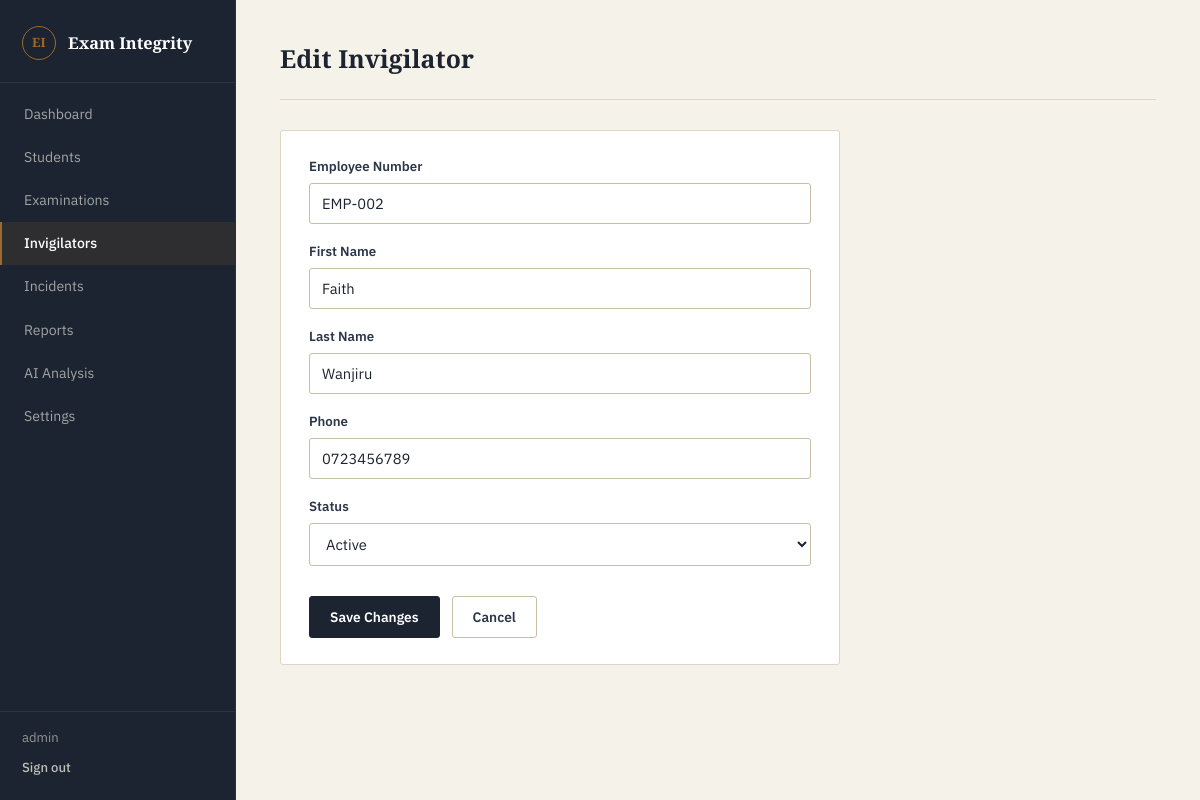
The app's page /admin/invigilators/edit/2 (signed in) with its own data.
### tables this page shows
CREATE TABLE invigilators (
            id INTEGER PRIMARY KEY AUTOINCREMENT,
            user_id INTEGER,
            employee_number TEXT UNIQUE NOT NULL,
            first_name TEXT NOT NULL,
            last_name TEXT NOT NULL,
            phone TEXT,
            status TEXT DEFAULT 'active' CHECK (status IN ('active', 'inactive')),
            created_at TIMESTAMP DEFAULT CURRENT_TIMESTAMP,
            FOREIGN KEY (user_id) REFERENCES users (id)
        );

### app.py (the view, shortened to what this page needs)
@app.route("/admin/invigilators/edit/<int:invigilator_id>", methods=["GET", "POST"])
def edit_invigilator(invigilator_id):
    if not admin_required():
        return redirect(url_for("login"))
    connection = get_db_connection()
    if request.method == "GET":
        invigilator = connection.execute(
            "SELECT * FROM invigilators WHERE id = ?", (invigilator_id,)
        ).fetchone()
        connection.close()
        if invigilator is None:
            return redirect(url_for("admin_invigilators"))
        return render_template("invigilator_form.html", invigilator=invigilator)

### app.py (called while the page is built)
def get_db_connection():
    connection = sqlite3.connect(DATABASE)
    connection.row_factory = sqlite3.Row
    connection.execute("PRAGMA foreign_keys = ON")
    return connection

def admin_required():
    return "user_id" in session and session.get("role") == "admin"

### templates/invigilator_form.html (shortened to what this page needs)
{% extends "base.html" %}
{% block content %}
<div class="page-header">
    <h1>{{ 'Edit' if invigilator else 'Add' }} Invigilator</h1>
</div>
<div class="panel form-panel">
    <form method="POST">
        <label for="employee_number">Employee Number</label>
        <input type="text" id="employee_number" name="employee_number" value="{{ invigilator.employee_number if invigilator else '' }}" required>
        <label for="first_name">First Name</label>
        <input type="text" id="first_name" name="first_name" value="{{ invigilator.first_name if invigilator else '' }}" required>
        <label for="last_name">Last Name</label>
        <input type="text" id="last_name" name="last_name" value="{{ invigilator.last_name if invigilator else '' }}" required>
        <label for="phone">Phone</label>
        <input type="text" id="phone" name="phone" value="{{ invigilator.phone if invigilator else '' }}">
        <label for="status">Status</label>
        <select id="status" name="status">
            <option value="active" {{ 'selected' if invigilator and invigilator.status == 'active' }}>Active</option>
        </select>
        <div class="form-actions">
            <button type="submit" class="btn btn-primary">{{ 'Save Changes' if invigilator else 'Add Invigilator' }}</button>
            <a href="{{ url_for('admin_invigilators') }}" class="btn btn-ghost">Cancel</a>
        </div>
    </form>
</div>
{% endblock %}

### static/css/style.css (style rules this page uses)
:root { --ink: #1C2431; --ink-soft: #2B3648; --paper: #F5F2EA; --surface: #FFFFFF; --rule: #DDD6C6; --rule-strong: #C7BEA6; --brass: #9C6B2C; --brass-deep: #7C5420; --slate: #5B6472; --slate-light: #8A8F98; --oxblood: #7A2E2E; --oxblood-tint: #F5E8E6; --moss: #3F6B54; --moss-tint: #E7EFE8; --sand: #EADFC5; --sand-tint: #F7F0DE; --radius: 3px; --radius-lg: 4px; }
* { box-sizing: border-box; margin: 0; padding: 0; }
html { -webkit-font-smoothing: antialiased; }
body { font-family: "IBM Plex Sans", "Segoe UI", Helvetica, Arial, sans-serif; background: var(--paper); color: var(--ink); font-size: 15px; line-height: 1.5; }
h1, h2, h3 { font-family: "Source Serif 4", Georgia, "Times New Roman", serif; font-weight: 600; color: var(--ink); letter-spacing: 0.005em; }
a { text-decoration: none; color: inherit; }
.page-header, .dashboard-header { display: flex; align-items: flex-start; justify-content: space-between; margin-bottom: 30px; padding-bottom: 22px; border-bottom: 1px solid var(--rule); flex-wrap: wrap; gap: 14px; }
.page-header h1, .dashboard-header h1 { font-size: 1.55rem; color: var(--ink); }
.panel, .dashboard-panel { background: var(--surface); border: 1px solid var(--rule); border-radius: var(--radius); padding: 26px 28px; margin-bottom: 24px; }
.form-panel { max-width: 560px; }
label { display: block; font-size: 0.83rem; font-weight: 600; color: var(--ink-soft); margin-bottom: 6px; margin-top: 18px; }
label:first-of-type { margin-top: 0; }
input[type="text"], input[type="password"], input[type="number"], input[type="date"], input[type="time"], select, textarea { width: 100%; padding: 10px 12px; border: 1px solid var(--rule-strong); border-radius: var(--radius); font-size: 0.92rem; font-family: inherit; background: var(--surface); color: var(--ink); }
input::placeholder, textarea::placeholder { color: var(--slate-light); }
.form-actions { display: flex; gap: 12px; margin-top: 30px; }
.btn { display: inline-block; padding: 10px 20px; border-radius: var(--radius); font-size: 0.86rem; font-weight: 600; border: 1px solid transparent; cursor: pointer; font-family: inherit; transition: background 0.12s ease, border-color 0.12s ease, color 0.12s ease; }
.btn-primary { background: var(--ink); color: #FFFFFF; border-color: var(--ink); }
.btn-ghost { background: transparent; color: var(--ink-soft); border-color: var(--rule-strong); }

### records on screen
invigilators: employee_number "EMP-002", first_name "Faith", last_name "Wanjiru", phone "0723456789"

### other values on screen
{{ session.get('username') }} "admin"
{{ 'Edit' if invigilator else 'Add' }} "Edit"
{{ 'Save Changes' if invigilator else 'Add Invigilator' }} "Save Changes"
